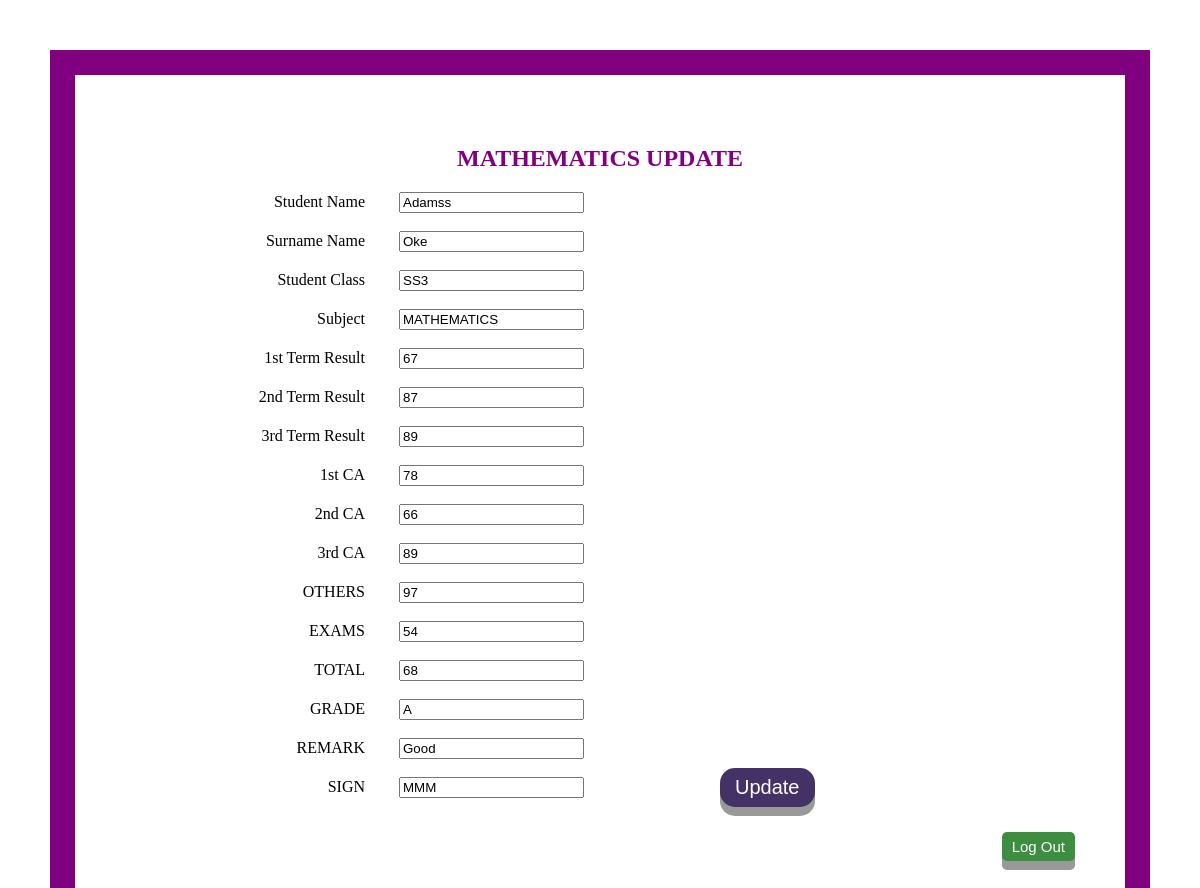
The app's page /maths_update.php?id=2 (signed in) with its own data.
### tables this page shows
CREATE TABLE IF NOT EXISTS `bado` (
  `id` int(25) NOT NULL,
  `subject_class` varchar(25) NOT NULL,
  `adm_no` varchar(25) NOT NULL,
  `house` varchar(25) NOT NULL,
  `session` varchar(25) NOT NULL,
  `term` varchar(25) NOT NULL,
  `no_opened` varchar(25) NOT NULL,
  `no_attendance` varchar(25) NOT NULL,
  `m_subject` varchar(25) NOT NULL,
  `student_name` varchar(25) NOT NULL,
  `middle_name` varchar(25) NOT NULL,
  `m1_result` varchar(25) NOT NULL,
  `m2_result` varchar(25) NOT NULL,
  `m3_result` varchar(25) NOT NULL,
  `m1_ca` varchar(25) NOT NULL,
  `m2_ca` varchar(25) NOT NULL,
  `m3_ca` varchar(25) NOT NULL,
  `m_others` varchar(25) NOT NULL,
  `m_exams` varchar(25) NOT NULL,
  `m_total` varchar(25) NOT NULL,
  `m_grade` varchar(25) NOT NULL,
  `m_remark` varchar(25) NOT NULL,
  `m_sign` varchar(25) NOT NULL,
  `e_subject` varchar(25) NOT NULL,
  `e1_result` varchar(25) NOT NULL,
  `e2_result` varchar(25) NOT NULL,
  `e3_result` varchar(25) NOT NULL,
  `e1_ca` varchar(25) NOT NULL,
  `e2_ca` varchar(25) NOT NULL,
  `e3_ca` varchar(25) NOT NULL,
  `e_others` varchar(25) NOT NULL,
  `e_exams` varchar(25) NOT NULL,
  `e_total` varchar(25) NOT NULL,
  `e_grade` varchar(25) NOT NULL,
  `e_remark` varchar(25) NOT NULL,
  `e_sign` varchar(25) NOT NULL,
  `c_subject` varchar(25) NOT NULL,
  `c1_result` varchar(25) NOT NULL,
  `c2_result` varchar(25) NOT NULL,
  `c3_result` varchar(25) NOT NULL,
  `c1_ca` varchar(25) NOT NULL,
  `c2_ca` varchar(25) NOT NULL,
  `c3_ca` varchar(25) NOT NULL,
  `c_others` varchar(25) NOT NULL,
  `c_exams` varchar(25) NOT NULL,
  `c_total` varchar(25) NOT NULL,
  `c_grade` varchar(25) NOT NULL,
  `c_remark` varchar(25) NOT NULL,
  `c_sign` varchar(25) NOT NULL,
  `p_subject` varchar(25) NOT NULL,
  `p1_result` varchar(25) NOT NULL,
  `p2_result` varchar(25) NOT NULL,
  `p3_result` varchar(25) NOT NULL,
  `p1_ca` varchar(25) NOT NULL,
  `p2_ca` varchar(25) NOT NULL,
  `p3_ca` varchar(25) NOT NULL,
  `p_others` varchar(25) NOT NULL,
  `p_exams` varchar(25) NOT NULL,
  `p_total` varchar(25) NOT NULL,
  `p_grade` varchar(25) NOT NULL,
  `p_remark` varchar(25) NOT NULL,
  `p_sign` varchar(25) NOT NULL,
  `grand_r1` varchar(25) NOT NULL,
  `grand_r2` varchar(25) NOT NULL,
  `grand_r3` varchar(25) NOT NULL,
  `grand_c1` varchar(25) NOT NULL,
  `grand_c2` varchar(25) NOT NULL,
  `grand_c3` varchar(25) NOT NULL,
  `grand_exams` varchar(25) NOT NULL,
  `grand_others` varchar(25) NOT NULL,
  `grand_total` varchar(25) NOT NULL,
  `handwriting` varchar(25) NOT NULL,
  `class_attendance` varchar(25) NOT NULL,
  `initiative` varchar(25) NOT NULL,
  `personal_neatness` varchar(25) NOT NULL,
  `creativity` varchar(25) NOT NULL,
  `punctuality` varchar(25) NOT NULL,
  `honesty` varchar(25) NOT NULL,
  `neatness_in_work` varchar(25) NOT NULL,
  `oral_fluency` varchar(25) NOT NULL,
  `class_participation` varchar(25) NOT NULL,
  `politeness` varchar(25) NOT NULL,
  `athletic_ability` varchar(25) NOT NULL,
  `self_control` varchar(25) NOT NULL,
  `relationship_peers` varchar(25) NOT NULL,
  `physical_health` varchar(25) NOT NULL,
  `sense_responsibility` varchar(25) NOT NULL,
  `relationship_teachers` varchar(25) NOT NULL
);

### function.php (called while the page is built, shortened)
<?php
function escape($conn, $text)
{
return mysqli_real_escape_string($conn, $text);
}
?>

### maths_update.php (the view, shortened to what this page needs)
 <!DOCTYPE html>
 <html>
 <head>
 <link rel="stylesheet" type="text/css"  href="color.css"/>
	<h2 align="middle" style="color:purple;"><center><font size="5">MATHEMATICS UPDATE</font></center></h2>
</head>
 <body style="border: 25px solid purple; margin:50px; padding:50px;">
	  <?php
		 require('connect.php');
		 include_once ('function.php');
			if (isset($_GET['id']) && is_numeric($_GET['id']))
			 {
			 $id =  escape($conn, $_GET['id']);
			 }
		if ($_SESSION['valid'] == 'mathematics'){
			 $edit= mysqli_query($conn, "SELECT student_name, middle_name, subject_class, m_subject, m1_result, m2_result, m3_result, m1_ca, m2_ca, m3_ca, m_others, m_exams, m_total, m_grade, m_remark, m_sign FROM bado WHERE id='$id'");
			 while ($row= mysqli_fetch_array($edit)){
	 ?>
  <form action="maths_update1.php"  method="POST">
			<ul style="list-style-type:none;">
			<li>
			 <label for "name">Student Name </label>
			<input type="text" name="student_name" value="<?php echo  $row['student_name']?>"></br></br>
			</li>
			<li>
			 <label for "name">Surname Name </label>
			<input type="text" name="middle_name" value="<?php echo  $row['middle_name']?>"></br></br>
			</li>
			<li>
			 <label for "name">Student Class </label>
			<input type="text" name="subject_class" value="<?php echo  $row['subject_class']?>"></br></br>
			</li>
	        <li>
			 <label for "name">Subject </label>
			<input type="text"  name="m_subject" value="<?php echo  $row['m_subject']?>"></br><br>
			</li>
		    <li>
			 <label for "name">1st Term Result </label>
			<input type="text"  name="m1_result" value="<?php echo  $row['m1_result']?>"></br><br>
			</li>
		    <li>
			<label for "name">2nd Term Result </label>
			<input type="text" name="m2_result"  value="<?php echo  $row['m2_result']?>"></br><br>
			</li>
		    <li>
			<label for "name">3rd Term Result </label>
			<input type="text" name="m3_result"  value="<?php echo  $row['m3_result']?>"></br><br>
		    </li>
		    <li>
			<label for "name">1st CA </label>
			<input type="text"   name="m1_ca"  value="<?php echo  $row['m1_ca']?>"></br><br>
			</li>
		    <li>
			<label for "name">2nd CA </label>
			<input type="text"  name="m2_ca"  value="<?php echo  $row['m2_ca']?>"></br><br>
			</li>
			<li>
			<label for "name">3rd CA </label>
			<input type="text"  name="m3_ca"   value="<?php echo  $row['m3_ca']?>"></br><br>
			</li>
		    <li>
			<label for "name">OTHERS </label>
			<input type="text" name="m_others"  value="<?php echo  $row['m_others']?>"></br><br>
			 </li>
			<li>
			<label for "name">EXAMS </label>
			<input type="text" name="m_exams"   value="<?php echo  $row['m_exams']?>"></br><br>
			</li>
		    <li>
			<label for "name">TOTAL </label>
			<input type="text" name="m_total"   value="<?php echo  $row['m_total']?>"></br><br>
			</li>
		    <li>
			<label for "name">GRADE </label>
			<input type="text"  name="m_grade"  value="<?php echo  $row['m_grade']?>"></br><br>
			</li>
			<li>
			<label for "name">REMARK </label>
			<input type="text"  name="m_remark" value="<?php echo  $row['m_remark']?>"></br><br>
			</li>
			<li>
			<label for "name">SIGN </label>
			<input type="text"  name="m_sign"   value="<?php echo  $row['m_sign']?>"></br><br>
			 </li>
			 </ul>
			  <p id="update7"><button type="submit" class="button">Update</button></p>
				 <?php
					 }
					 }else
					{
						echo "<center></h1>Access Denied</br> You do not have access to view this page</h1></center>"."<br />";
						echo "<center></h6>Please wait while you are redirected in 3 seconds</h6></center>"."<br />";
						header('Refresh: 3; url=index.php');
					}
				?>
 </form>
    <form action="logout.php"><div align="right"><a href="logout.php"><button type="submit" class="button1">Log Out</button></a></div></form></br></br>
</body>
</html>

### color.css (style rules this page uses)
form { background:lightwhite; margin: 0 auto; width:100%; }
h2 { color:red; font-weight: 30px; left:6%; bottom:+80%; }
#update7 { position:absolute; left:60%; bottom:+19.5%; }
label { display:inline-block; width:200px; margin-right:30px; text-align:right; }
.button { display: inline-block; padding: 8px 15px; font-size: 10px; cursor: pointer; text-align: center; text-decoration: none; outline: none; color: #fff; background-color:green; border: none; border-radius: 8px; box-shadow: 0 5px #999; }

### maths_update.php (style rules this page uses)
.button { display: inline-block; padding: 8px 15px; font-size: 20px; cursor: pointer; text-align: center; text-decoration: none; outline: none; color: #fff; background-color:#443266; border: none; border-radius: 15px; box-shadow: 0 9px #999; }
.button1 { display: inline-block; padding: 6px 10px; font-size: 15px; cursor: pointer; text-align: center; text-decoration: none; outline: none; color: #fff; background-color:#3e8e41; border: none; border-radius: 5px; box-shadow: 0 9px #999; }

### records on screen
bado: student_name "Adamss", middle_name "Oke", subject_class "SS3", m_subject "MATHEMATICS", m1_result "67", m2_result "87", m3_result "89", m1_ca "78", m2_ca "66", m3_ca "89", m_others "97", m_exams "54", m_total "68", m_grade "A", m_remark "Good", m_sign "MMM"
